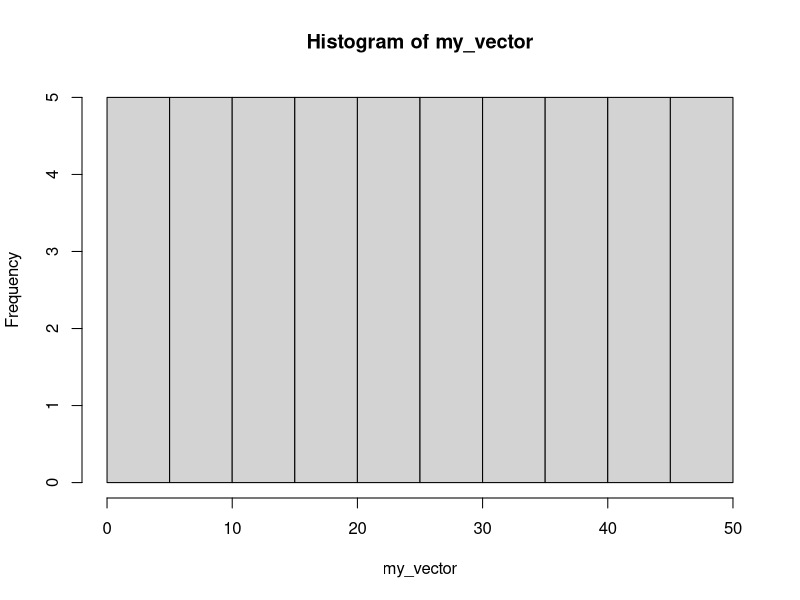

Source code (R):
# write some code 
my_vector <- 1:50
mean(my_vector)
hist(my_vector)

# type some stuff 
median(my_vector)

# make sure you save your file

# add some more code
# then add, commit and push these changes 
# blah blah blah
new_vector <- c("a", "b", "c")
toupper(new_vector)
